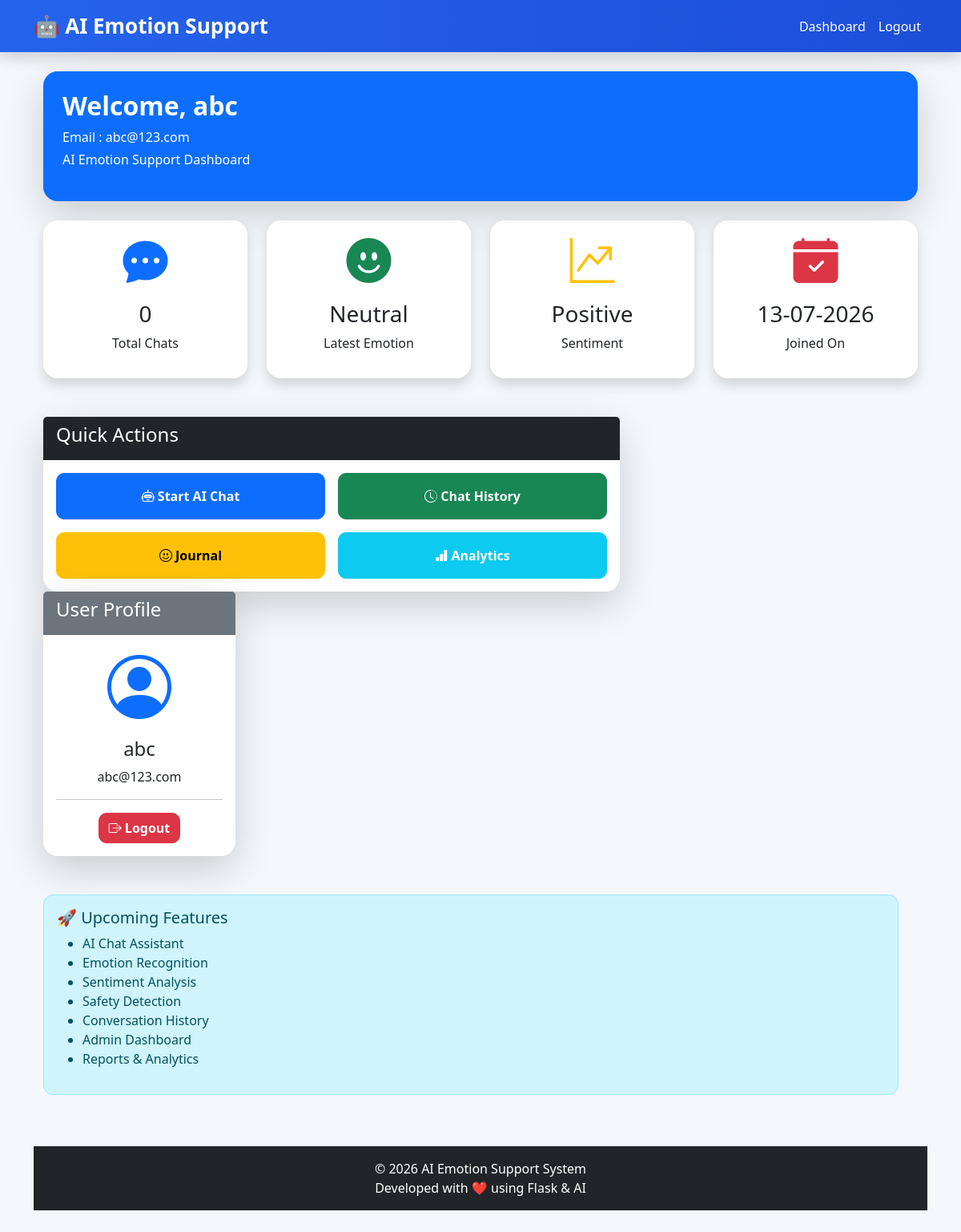
The app's page /dashboard (signed in) with its own data.
### models/user.py (models this page shows, shortened)
class User(UserMixin, db.Model):
    __tablename__ = "users"
    id = db.Column(
        db.Integer,
        primary_key=True
    )
    name = db.Column(
        db.String(100),
        nullable=False
    )
    email = db.Column(
        db.String(120),
        unique=True,
        nullable=False
    )
    password = db.Column(
        db.String(255),
        nullable=False
    )
    created_at = db.Column(
        db.DateTime,
        default=datetime.utcnow
    )

### routes/auth_routes.py (the view)
@auth.route("/dashboard")
@login_required
def dashboard():
    return render_template(
        "dashboard.html",
        user=current_user
    )

### app.py (called while the page is built)
@login_manager.user_loader
def load_user(user_id):
    return User.query.get(int(user_id))

### templates/dashboard.html (shortened to what this page needs)
{% extends "base.html" %}
{% block content %}
<div class="container-fluid">
    <div class="row mb-4">
        <div class="col-12">
            <div class="card border-0 shadow-lg bg-primary text-white">
                <div class="card-body p-4">
                    <h2 class="fw-bold">
                        Welcome, {{ user.name }}
                    </h2>
                    <p class="mb-1">
                        Email : {{ user.email }}
                    </p>
                    <p>
                        AI Emotion Support Dashboard
                    </p>
                </div>
            </div>
        </div>
    </div>
    <div class="row g-4">
        <div class="col-lg-3">
            <div class="card shadow border-0">
                <div class="card-body text-center">
                    <i class="bi bi-chat-dots-fill display-4 text-primary"></i>
                    <h3 class="mt-3">
                        0
                    </h3>
                    <p>
                        Total Chats
                    </p>
                </div>
            </div>
        </div>
        <div class="col-lg-3">
            <div class="card shadow border-0">
                <div class="card-body text-center">
                    <i class="bi bi-emoji-smile-fill display-4 text-success"></i>
                    <h3 class="mt-3">
                        Neutral
                    </h3>
                    <p>
                        Latest Emotion
                    </p>
                </div>
            </div>
        </div>
        <div class="col-lg-3">
            <div class="card shadow border-0">
                <div class="card-body text-center">
                    <i class="bi bi-graph-up-arrow display-4 text-warning"></i>
                    <h3 class="mt-3">
                        Positive
                    </h3>
                    <p>
                        Sentiment
                    </p>
                </div>
            </div>
        </div>
        <div class="col-lg-3">
            <div class="card shadow border-0">
                <div class="card-body text-center">
                    <i class="bi bi-calendar-check-fill display-4 text-danger"></i>
                    <h3 class="mt-3">
                        {{ user.created_at.strftime('%d-%m-%Y') }}
                    </h3>
                    <p>
                        Joined On
                    </p>
                </div>
            </div>
        </div>
    </div>
    <div class="row mt-5">
        <div class="col-lg-8">
            <div class="card shadow-lg border-0">
                <div class="card-header bg-dark text-white">
                    <h4>
                        Quick Actions
                    </h4>
                </div>
                <div class="card-body">
                    <div class="row g-3">
                        <div class="col-md-6">
                            <a href="{{ url_for('chat.chat_page') }}" class="btn btn-primary w-100 p-3">
                                <i class="bi bi-robot"></i>
                                Start AI Chat
                            </a>
                        </div>
                        <div class="col-md-6">
                            <a href="{{ url_for('chat.history') }}" class="btn btn-success w-100 p-3">
                                <i class="bi bi-clock-history"></i>
                                Chat History
                            </a>
                        </div>
                        <div class="col-md-6">
                            <a href="{{ url_for('journal.journal_page') }}" class="btn btn-warning w-100 p-3">
                                <i class="bi bi-emoji-smile"></i>
                                Journal
                            </a>
                        </div>
                        <div class="col-md-6">
                            <a href="/analytics" class="btn btn-info w-100 p-3 text-white">
                                <i class="bi bi-bar-chart-fill"></i>
                                Analytics
                            </a>
                        </div>
                    </div>
                </div>
            </div>
            <div class="col-lg-4">
                <div class="card shadow-lg border-0">
                    <div class="card-header bg-secondary text-white">
                        <h4>
                            User Profile
                        </h4>
                    </div>
                    <div class="card-body text-center">
                        <i class="bi bi-person-circle display-1 text-primary"></i>
                        <h4 class="mt-3">
                            {{ user.name }}
                        </h4>
                        <p>
                            {{ user.email }}
                        </p>
                        <hr>
                        <a href="{{ url_for('auth.logout') }}" class="btn btn-danger">
                            <i class="bi bi-box-arrow-right"></i>
                            Logout
                        </a>
                    </div>
                </div>
            </div>
        </div>
        <div class="row mt-5">
            <div class="col-12">
                <div class="alert alert-info">
                    <h5>
                        🚀 Upcoming Features
                    </h5>
                    <ul>
                        <li>AI Chat Assistant</li>
                        <li>Emotion Recognition</li>
                        <li>Sentiment Analysis</li>
                        <li>Safety Detection</li>
                        <li>Conversation History</li>
                        <li>Admin Dashboard</li>
                        <li>Reports & Analytics</li>
                    </ul>
                </div>
            </div>
        </div>
    </div>
    {% endblock %}

### static/css/style.css (style rules this page uses)
* { margin:0; padding:0; box-sizing:border-box; font-family:'Segoe UI',Tahoma,Geneva,Verdana,sans-serif; }
body { background:#f4f7fb; color:#333; min-height:100vh; }
.card { border:none; border-radius:18px; transition:.3s; }
.btn { border-radius:10px; font-weight:600; transition:.3s; }
.alert { border-radius:12px; }

### records on screen
User: name "abc", email "abc@123.com", created_at "13-07-2026"
